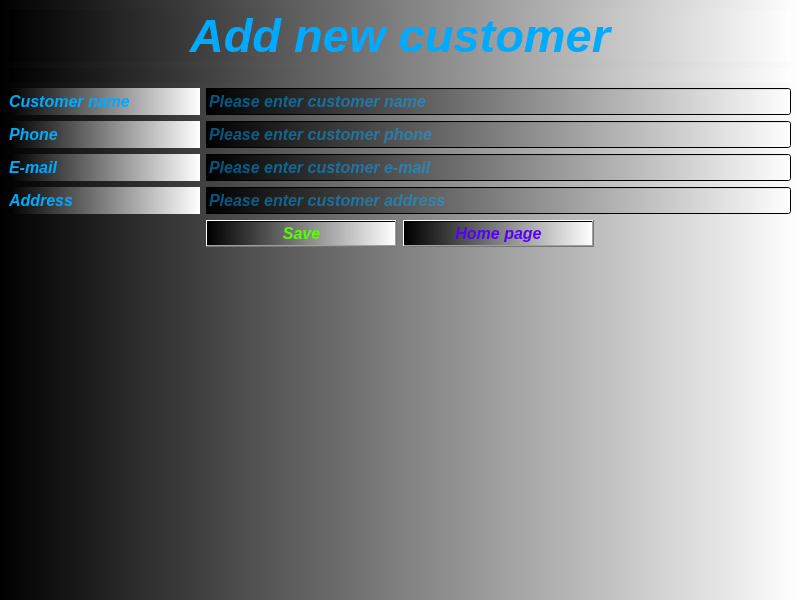
<?xml version="1.0" encoding="UTF-8"?>
<ui version="4.0">
 <class>AddNewCustomer</class>
 <widget class="QMainWindow" name="AddNewCustomer">
  <property name="geometry">
   <rect>
    <x>0</x>
    <y>0</y>
    <width>800</width>
    <height>600</height>
   </rect>
  </property>
  <property name="windowTitle">
   <string>Add new customer</string>
  </property>
  <property name="windowIcon">
   <iconset resource="MYPICTURES.qrc">
    <normaloff>:/picture/new-arrival.png</normaloff>:/picture/new-arrival.png</iconset>
  </property>
  <property name="toolTip">
   <string>Add new customer</string>
  </property>
  <property name="styleSheet">
   <string notr="true">color: rgb(0, 170, 255);
background-color: qlineargradient(spread:pad, x1:0, y1:0, x2:1, y2:0, stop:0 rgba(0, 0, 0, 255), stop:1 rgba(255, 255, 255, 255));</string>
  </property>
  <widget class="QWidget" name="centralwidget">
   <layout class="QGridLayout" name="gridLayout_2">
    <item row="0" column="0">
     <layout class="QGridLayout" name="gridLayout">
      <item row="4" column="1" colspan="3">
       <widget class="QLineEdit" name="lineEdit_email">
        <property name="font">
         <font>
          <pointsize>12</pointsize>
          <italic>true</italic>
          <bold>true</bold>
         </font>
        </property>
        <property name="text">
         <string/>
        </property>
        <property name="placeholderText">
         <string>Please enter customer e-mail</string>
        </property>
       </widget>
      </item>
      <item row="3" column="0">
       <widget class="QLabel" name="label_25">
        <property name="font">
         <font>
          <pointsize>12</pointsize>
          <italic>true</italic>
          <bold>true</bold>
         </font>
        </property>
        <property name="text">
         <string>Phone</string>
        </property>
       </widget>
      </item>
      <item row="7" column="1">
       <spacer name="verticalSpacer_15">
        <property name="orientation">
         <enum>Qt::Vertical</enum>
        </property>
        <property name="sizeHint" stdset="0">
         <size>
          <width>20</width>
          <height>40</height>
         </size>
        </property>
       </spacer>
      </item>
      <item row="6" column="0" rowspan="2">
       <spacer name="verticalSpacer">
        <property name="orientation">
         <enum>Qt::Vertical</enum>
        </property>
        <property name="sizeHint" stdset="0">
         <size>
          <width>20</width>
          <height>40</height>
         </size>
        </property>
       </spacer>
      </item>
      <item row="6" column="2">
       <widget class="QPushButton" name="pushButton_home_page">
        <property name="font">
         <font>
          <pointsize>12</pointsize>
          <italic>true</italic>
          <bold>true</bold>
         </font>
        </property>
        <property name="styleSheet">
         <string notr="true">color: rgb(85, 0, 255);</string>
        </property>
        <property name="text">
         <string>Home page</string>
        </property>
       </widget>
      </item>
      <item row="5" column="0">
       <widget class="QLabel" name="label_26">
        <property name="font">
         <font>
          <pointsize>12</pointsize>
          <italic>true</italic>
          <bold>true</bold>
         </font>
        </property>
        <property name="text">
         <string>Address</string>
        </property>
       </widget>
      </item>
      <item row="5" column="1" colspan="3">
       <widget class="QLineEdit" name="lineEdit_adress">
        <property name="font">
         <font>
          <pointsize>12</pointsize>
          <italic>true</italic>
          <bold>true</bold>
         </font>
        </property>
        <property name="text">
         <string/>
        </property>
        <property name="placeholderText">
         <string>Please enter customer address</string>
        </property>
       </widget>
      </item>
      <item row="2" column="0">
       <widget class="QLabel" name="label_28">
        <property name="font">
         <font>
          <pointsize>12</pointsize>
          <italic>true</italic>
          <bold>true</bold>
         </font>
        </property>
        <property name="text">
         <string>Customer name</string>
        </property>
       </widget>
      </item>
      <item row="0" column="0" colspan="4">
       <widget class="QLabel" name="label_27">
        <property name="font">
         <font>
          <pointsize>35</pointsize>
          <italic>true</italic>
          <bold>true</bold>
         </font>
        </property>
        <property name="text">
         <string>Add new customer</string>
        </property>
        <property name="alignment">
         <set>Qt::AlignCenter</set>
        </property>
       </widget>
      </item>
      <item row="6" column="3" rowspan="2">
       <spacer name="verticalSpacer_2">
        <property name="orientation">
         <enum>Qt::Vertical</enum>
        </property>
        <property name="sizeHint" stdset="0">
         <size>
          <width>20</width>
          <height>40</height>
         </size>
        </property>
       </spacer>
      </item>
      <item row="4" column="0">
       <widget class="QLabel" name="label_24">
        <property name="font">
         <font>
          <pointsize>12</pointsize>
          <italic>true</italic>
          <bold>true</bold>
         </font>
        </property>
        <property name="text">
         <string>E-mail</string>
        </property>
       </widget>
      </item>
      <item row="6" column="1">
       <widget class="QPushButton" name="pushButton_save">
        <property name="font">
         <font>
          <pointsize>12</pointsize>
          <italic>true</italic>
          <bold>true</bold>
         </font>
        </property>
        <property name="styleSheet">
         <string notr="true">color: rgb(0, 170, 0);
color: rgb(85, 255, 0);</string>
        </property>
        <property name="text">
         <string>Save</string>
        </property>
       </widget>
      </item>
      <item row="7" column="2">
       <spacer name="verticalSpacer_16">
        <property name="orientation">
         <enum>Qt::Vertical</enum>
        </property>
        <property name="sizeHint" stdset="0">
         <size>
          <width>20</width>
          <height>40</height>
         </size>
        </property>
       </spacer>
      </item>
      <item row="2" column="1" colspan="3">
       <widget class="QLineEdit" name="lineEdit_name">
        <property name="font">
         <font>
          <pointsize>12</pointsize>
          <italic>true</italic>
          <bold>true</bold>
         </font>
        </property>
        <property name="placeholderText">
         <string>Please enter customer name</string>
        </property>
       </widget>
      </item>
      <item row="3" column="1" colspan="3">
       <widget class="QLineEdit" name="lineEdit_phone">
        <property name="font">
         <font>
          <pointsize>12</pointsize>
          <italic>true</italic>
          <bold>true</bold>
         </font>
        </property>
        <property name="text">
         <string/>
        </property>
        <property name="placeholderText">
         <string>Please enter customer phone</string>
        </property>
       </widget>
      </item>
      <item row="1" column="0" colspan="4">
       <widget class="QLabel" name="label_picture">
        <property name="text">
         <string/>
        </property>
        <property name="alignment">
         <set>Qt::AlignCenter</set>
        </property>
       </widget>
      </item>
     </layout>
    </item>
   </layout>
  </widget>
  <widget class="QMenuBar" name="menubar">
   <property name="geometry">
    <rect>
     <x>0</x>
     <y>0</y>
     <width>800</width>
     <height>21</height>
    </rect>
   </property>
  </widget>
 </widget>
 <resources>
  <include location="MYPICTURES.qrc"/>
 </resources>
 <connections/>
</ui>
